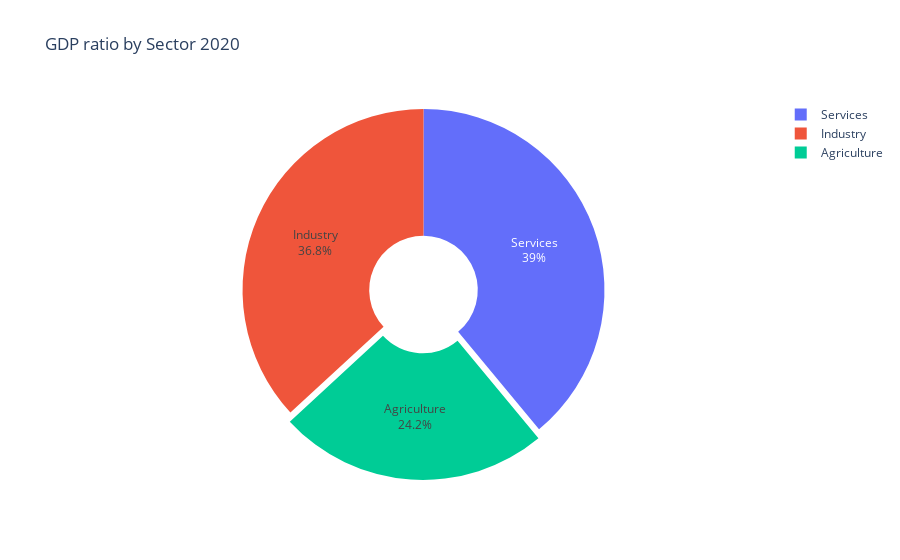

The cell this chart's notebook holds for it:
### Code cell
fig = go.Figure(data=[go.Pie(labels=gdp.index, 
                             values=gdp, 
                             textinfo='label+percent', 
                             pull=[0.05, 0, 0], 
                             hole=.3,)])
fig.update_layout(
    title_text = "GDP ratio by Sector 2020"
)

fig.show()

### Figure 1 — Plotly figure (JSON) as saved in the notebook; plotly's stock layout.template omitted (floating-point values rounded to 4 significant figures)
{"data": [{"hole": 0.3, "labels": ["Agriculture", "Industry", "Services"], "pull": [0.05, 0, 0], "textinfo": "label+percent", "type": "pie", "values": [22.7, 34.6, 36.6]}], "layout": {"title": {"text": "GDP ratio by Sector 2020"}}}
